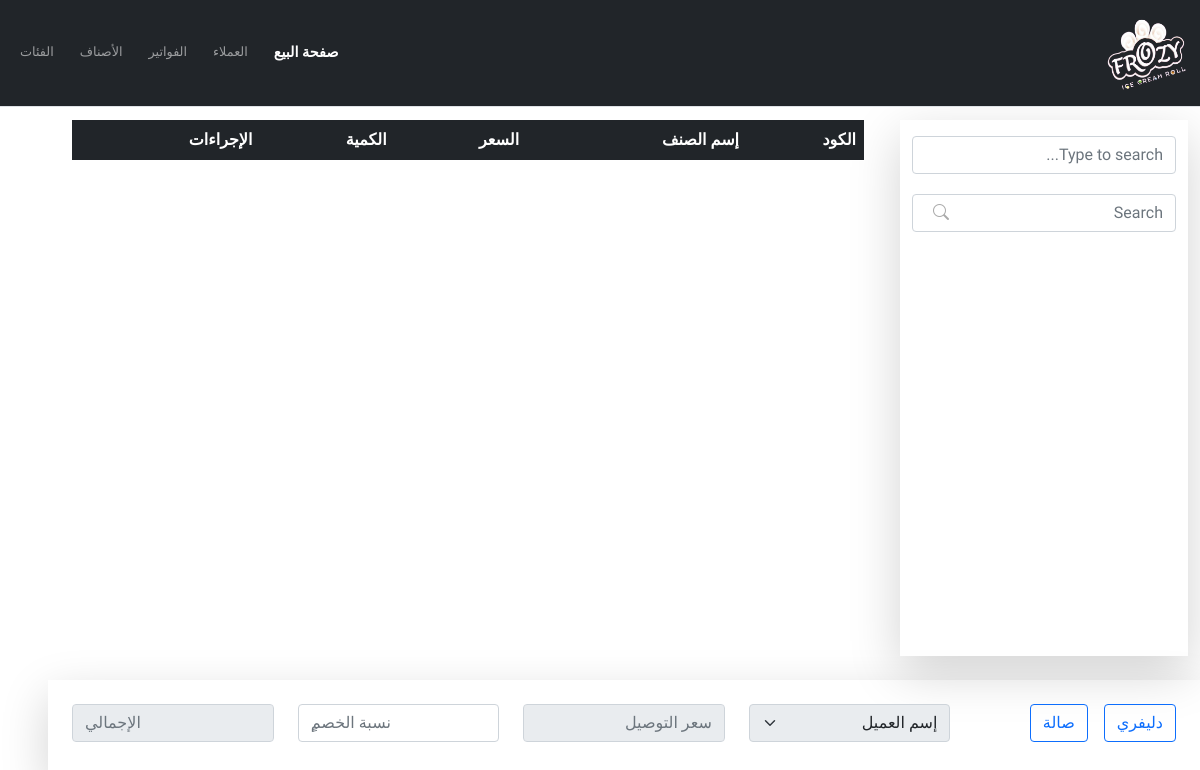
Before: / with the older database file.
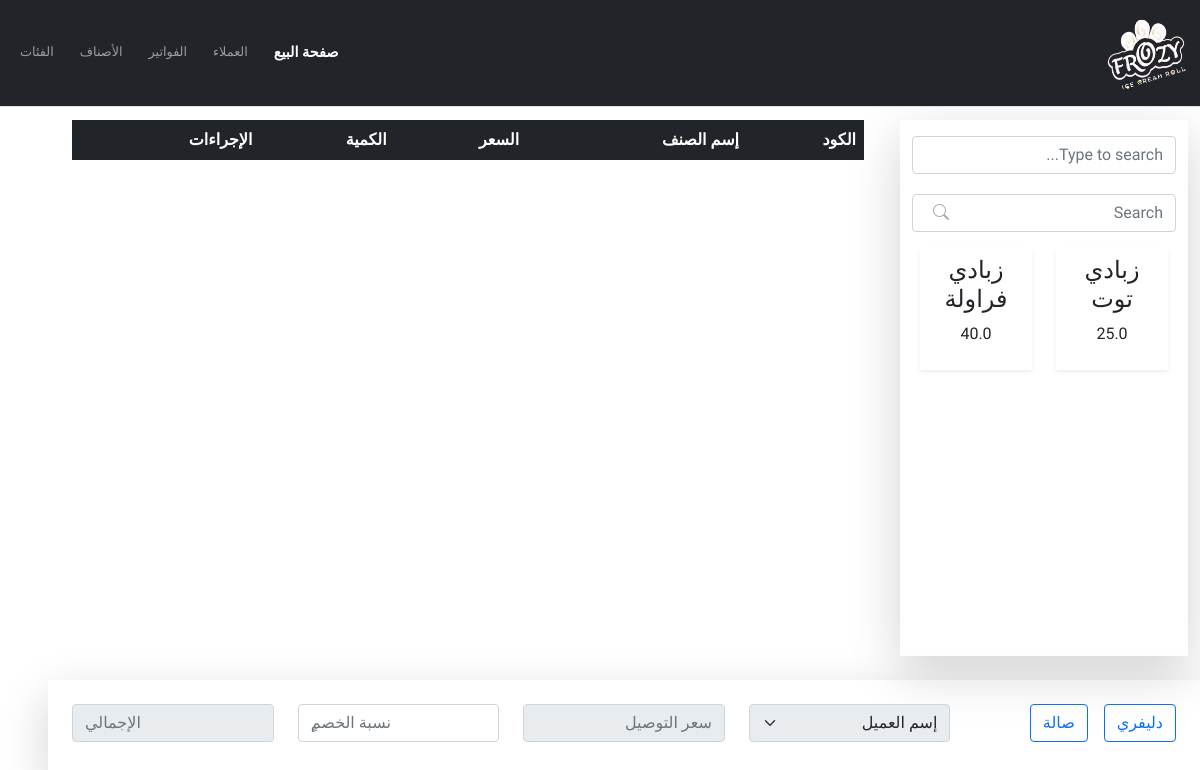
After: the same page with the newer database file.
### core/models.py (models this page shows, shortened)
class Product(models.Model):
    name = models.CharField(max_length=200, null=True)
    price = models.FloatField()
    category = models.ForeignKey(Category, on_delete=models.SET_NULL, null=True)
    size = models.CharField(max_length=2, null=True, choices=SIZES)

### core/views.py (the view)
# urls.py: 2. Add a URL to urlpatterns:  path('', views.home, name='home')
def home(request):
    products = Product.objects.all()
    context = {'title':'صفحة البيع',
    'products':products}
    return render(request, 'core/index.html',context=context)

### templates/core/index.html (shortened to what this page needs)
{% extends 'base.html' %}
{% load static %}
{% block content %}
<div class="row align-baseline container-fluid">
  <div class="col-12 col-md-5 col-lg-3  shadow-lg py-3">
    <div class="form-group   mb-2">
      <input class="form-control" list="datalistOptions" id="exampleDataList" placeholder="Type to search...">
    </div>
    <div class="form-group has-search position-relative  mb-2">
      <input type="text" class="form-control w-100" placeholder="Search">
    </div>
    <div class="categories row p-2">
      {% for product in products %}
      <div class="col-6 ">
        <div data-code="{{product.id}}"
          class=" shadow-sm mb-2  p-2 text-center d-flex align-items-center flex-column justify-content-center">
          <h4>{{product.name}}</h4>
          <p>{{product.price}}</p>
        </div>
      </div>
      {% endfor %}
    </div>
  </div>
  <div class="col-12 col-md-7 col-lg-9 ">
    <div class="table-responsive   container-fluid px-4" style="min-height: 500px; overflow-y:auto;">
      <table class="table  py-3 posTable">
        <thead class="table-dark ">
          <tr>
            <th scope="col">الكود</th>
            <th scope="col"> إسم الصنف </th>
            <th scope="col">السعر</th>
            <th scope="col">الكمية</th>
            <th scope="col">الإجراءات</th>
          </tr>
        </thead>
      </table>
    </div>
  </div>
  <div class="row col-12 my-4 py-4 flex-wrap shadow-lg">
    <div class="col d-flex align-items-center gap-3 flex-grow-1 flex-shrink-0 mb-2" style="min-width:200px;">
      <div class="">
        <label class="btn btn-outline-primary" for="btn-check-outlined">دليفري</label>
      </div>
      <div class="">
        <label class="btn btn-outline-primary" for="btn-check-outlined1">صالة</label>
      </div>
    </div>
    <div class="col d-flex align-items-center flex-grow-1 flex-shrink-0 mb-2" style="min-width:200px;">
      <select class="form-select customer-disabled" aria-label="Default select example" disabled="true">
        <option selected>إسم العميل</option>
      </select>
    </div>
    <div class="col d-flex align-items-center flex-grow-1 flex-shrink-0 mb-2" style="min-width:200px;">
      <input class="form-control  customer-disabled" type="text" placeholder="ٍسعر التوصيل"
        aria-label="Disabled input example" disabled>
    </div>
    <div class="col d-flex align-items-center flex-grow-1 flex-shrink-0 mb-2" style="min-width:200px;">
      <input class="form-control  " id="discount" type="number" min="0" max="1" step=".1" placeholder="ٍنسبة الخصم"
        aria-label=" input example">
    </div>
    <div class="col d-flex align-items-center flex-grow-1 flex-shrink-0 mb-2" style="min-width:200px;">
      <input class="form-control  " id="total" type="number" placeholder="الإجمالي" aria-label=" input example"
        readonly>
    </div>
  </div>
</div>
{% endblock %}

Changed rows visible on the page:
added Product: name "زبادي توت", price "25.0"
added Product: name "زبادي فراولة", price "40.0"
